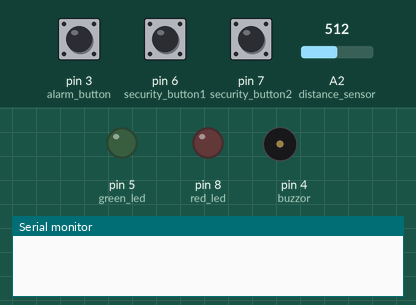
A sketch run on a simulated Arduino Uno, built with avr-gcc and run on an emulated ATmega328P. On the bench: output pins drawn as LEDs (lit = HIGH), buzzer (waves = sounding), the last lines printed to the serial monitor. The inputs (shaded band) are chosen by the test bench; at power-on: pin 3 (alarm_button) LOW, pin 6 (security_button1) LOW, pin 7 (security_button2) LOW, A2 (distance_sensor) = 512.

Above: at 1.2 s.
1.3 s: pin 3 (alarm_button) pulled HIGH for 0.25 s
At 2.9 s:
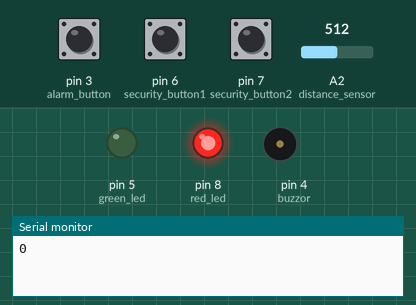
4.8 s: pin 6 (security_button1) pulled HIGH for 1 s
At 18.3 s:
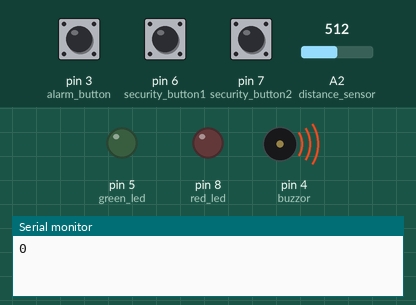
Timing chart, 0 to 24.5 s (numbered marks = the images above; inputs shaded):
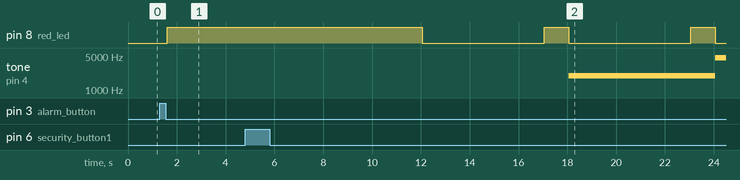

The sketch:

alarm_system.ino
```cpp
const int distance_sensor = A2;
const int buzzor = 4;
const int green_led = 5;
const int red_led = 8;

const int alarm_button = 3;
const int security_button1 = 6;
const int security_button2 = 7;

  int button_on = LOW;
  int sound_signal = 0;
  int sound_delay = 1000;
  int distance = 0;
  int scaled_dist = 0;
  bool alert_mode = false;

//Alarm loudness
  const int ALERT = 3000;
  const int ALERT2 = 1000;
  const int BEEP = 5000;

//Hold button variables
int current;         // Current state of the button
long millis_held;    // How long the button was held (milliseconds)
long secs_held;      // How long the button was held (seconds)
long prev_secs_held; // How long the button was held in the previous check
int previous = LOW;
unsigned long first_time; // how long since the button was first pressed

  int alarm_button_state = 0;
  int security_button1_state = 0;
  int security_button2_state = 0;
  const int BUTTON_DELAY = 5000;          //Time allowed between button presses

String current_password = "00000";

int compute_alarm_sound_frequency()
{
    return ALERT + floor(2000*sin(millis()));
}

// Stop the alarm
void stop_alarm(){
  sound_signal = 0;
  noTone(buzzor);
}

// Sound the alarm
void sound_alarm(int volume, int delay_length = 0){
  sound_signal = volume;
  tone(buzzor, sound_signal);
  if(delay_length > 0){
    delay(delay_length);
    stop_alarm();
  }
}

// This function will listen for 3 consecutive clicks from the alarm button.
// It will prompt password change if that happens
bool listen_alarm_button()
{
  int counter = 0;
  unsigned long start_time = 0;
  unsigned long current_time = 0;
  unsigned long delta_time = 0;
  for(int i = 0 ; i < 2 ; i++)
  {
    start_time = millis();
    current_time = start_time;
    delta_time = 0;
    security_button1_state = digitalRead(3);
    int original_button_state = alarm_button_state;

    while(delta_time < 500 && alarm_button_state == original_button_state)
    {
      alarm_button_state = digitalRead(3);
      current_time = millis();
      delta_time = current_time - start_time;
    }

    if (alarm_button_state != original_button_state) // When button is clicked
    {
      counter++;
    }
    else
    {
      return false;
    }
    delay(250);
  }
  return true;
}

// This function will listen for and read 5 clicks from the security buttons.
// It returns a string of which buttons were pressed: 0 for security_button1, 1 for security_button2
// Note: This function might need to be modified based on how button clicks are actually registered
String listen_security_buttons()
{
  String clicks = "";
  unsigned long start_time = 0;
  unsigned long current_time = 0;
  unsigned long delta_time = 0;
  for(int i = 0 ; i < 5 ; i++)
  {
    start_time = millis();
    current_time = start_time;
    delta_time = 0;
    security_button1_state = digitalRead(6);
    security_button2_state = digitalRead(7);
    int original_button1_state = security_button1_state;
    int original_button2_state = security_button2_state;

    while(delta_time < BUTTON_DELAY && security_button1_state == original_button1_state && security_button2_state == original_button2_state)
    {
      security_button1_state = digitalRead(6);
      security_button2_state = digitalRead(7);
      current_time = millis();
      delta_time = current_time - start_time;
    }

    if (security_button1_state != original_button1_state) // When button1 is clicked.
    {
      clicks += "0";
    }
    else if (security_button2_state != original_button2_state) // When button 2 is clicked
    {
      clicks += "1";
    }
    else
    {
      digitalWrite(red_led, HIGH);
      delay(1000);
      digitalWrite(red_led, LOW);
      return clicks;
    }
    delay(250);
  }
  return clicks;
}

// This function is used to confirm the old password. It should be used by the change_password function.
// Returns true if the old password is correct; false otherwise.
// It should be the job of the change_password function to sound the alarm if needed.
bool confirm_old_password()
{
  const int MAX_ATTEMPTS = 3;

  String old_password_confirm;
  for(int i = 0 ; i < MAX_ATTEMPTS ; i++)
  {
    old_password_confirm = listen_security_buttons();
    if (old_password_confirm == "")
    {
      return false; // No button is pressed within 5 seconds
    }
    if (old_password_confirm == current_password)
    {
      return true; // Successful input of old password
    }
  }
  return false; // Incorrect password inputted MAX_ATTEMPTS number of times
}


// This function will read a few sets of 5 clicks, separated by beeps to change the password.
// Note: The code might need to be modified, based on how button clicks are actually registered.
// A description of the function and what it does:
//
// The user can click and hold the "ON" button to change the password
// After the user clicks and holds the ON button, 3-5 sets of 5 clicks will be registered
// with the arduino. The ON button is the only button that looks like the two security buttons, but
// are not the two security buttons. (Hopefully this description is enough?)
//
// The first 5 clicks will be the old password.
//    If the user sucessfully enters the old password, then one beep will sound.
//    If the user does not, then two beeps will sound and the user will have to enter the password again.
//        If the user fails MAX_ATTEMPTS times, then the change_password function will quit.
//        IF_TIME_PERMITS: We can cause a delay of 1 min before the user can try changing the time again.
//
// Assuming now that the user has entered the old password correctly,
//    The next 5 clicks will be the new password. There will be a beep after these 5 clicks to tell the
//      user that the new password has been successfully read.
//    Finally, the next 5 clicks after that will confirm the new password.
//        If the new_password inputted the first time and the new_password inputted the second time are not the same,
//          then, quit the change_password function, and beep twice to show that something failed.
//        Else: Beep once to show that the new password has been set to the new one
void change_password()
{
  digitalWrite(green_led, HIGH);
  digitalWrite(red_led, HIGH);
  // If this function is being called, then it is assumed that the user has pressed and held the ON button for at least (3?) seconds
  if ( confirm_old_password() )
  {
    // Blink twice to signal that the user has inputted the old password correctly.
    digitalWrite(green_led, HIGH);
    delay(100);
    digitalWrite(green_led, LOW);
    delay(100);
    digitalWrite(green_led, HIGH);
    delay(100);
    digitalWrite(green_led, LOW);

    String new_password = listen_security_buttons(); // The new password is inputted
    if(new_password.length() < 5){
      sound_alarm(BEEP,200);
      sound_alarm(BEEP,200);
      sound_alarm(BEEP,200);
    }
    // Beep once to signal that the new password has been read.
    sound_alarm(BEEP,2000);

    // Confirm that the user has inputted the right password
    String confirm_new_password = listen_security_buttons();
    if (new_password == confirm_new_password)
    {
      // Change the current password.
      // Note: We need to make sure that this next line is actually changing the current password
      //       and not just doing it by value and then discarding it.
      current_password = new_password;

      // Beep twice to signal to the user that the new password has been inputted successfully
      sound_alarm(BEEP,200);
      sound_alarm(BEEP,200);
    }
    else
    {
      //      Beep twice to signal that the new password has not been confirmed, and that the
      //      change_password function has temininated. Although it is is possible to ask the
      //      user again for the new password and its confirmation, I feel that this would create
      //      too many beeps and then confuse the user.
      //      If you are in this branch, then that means that the user has not successfully confirmed the new password
      sound_alarm(BEEP,200);
      sound_alarm(BEEP,200);
    }

  }
  else
  {
    // TODO: IF TIME: If you are in this branch, then that means that the user has inputted the password incorrectly
    //                MAX_ATTEMPTS number of times. (This is a constant int set to 3 inside the confirm_old_password
    //                function. In this case, we may want to sound the alarm here.
    sound_alarm(ALERT);
    while(sound_signal > 0) // Alarm active
    {
      sound_alarm(ALERT);
      sound_alarm(ALERT2);
      if(confirm_old_password())
        stop_alarm();
    }
  }
}

int convert_gp2d120_range(int distance) {
  return (2914 / (distance + 5)) - 1;
}

void setup()
{
  // put your setup code here, to run once:
  Serial.begin(9600);

  pinMode(buzzor, OUTPUT);
  pinMode(green_led, OUTPUT);
  pinMode(red_led, OUTPUT);

  pinMode(alarm_button, INPUT);
  pinMode(security_button1, INPUT);
  pinMode(security_button2, INPUT);

  first_time = 0;
}

void loop()
{
  // put your main code here, to run repeatedly:
  distance = analogRead(distance_sensor);
  button_on = digitalRead(alarm_button);
  scaled_dist = convert_gp2d120_range(distance);  // Calculates the scaled value

  //Serial.println(second_dist);
  delay(200);
  //Serial.println(scaled_dist);

  // if the button state changes to pressed, remember the start time
  //if (button_on == HIGH && previous == LOW && (millis() - first_time) > 200) {
  //  first_time = millis();
  //}

  //millis_held = (millis() - first_time);
  //secs_held = millis_held / 1000;

  //If the buttonstate changes
  if (button_on == HIGH)
  {
    digitalWrite(red_led, HIGH);  // Turn red LED on
    Serial.println(alert_mode);
    if(alert_mode)
    {
      digitalWrite(red_led, LOW);  // Turn red off
      delay(2000);
      change_password();
//      Serial.println("change_password finished");
    }
    else
    {
        alert_mode = true;
        delay(500);
    }
  }

  //Serial.println(millis_held);

  // If the security system is active, sense distance
  if (alert_mode && scaled_dist > 1 && scaled_dist < 20)         // Distance has been sensed
  {
    // Enter password within 5 seconds or the alarm rings
    if(!confirm_old_password()) { // Password is entered incorrectly
      tone(buzzor,compute_alarm_sound_frequency());
      while(true) // Alarm active
      {
        tone(buzzor,compute_alarm_sound_frequency());
        if(confirm_old_password()){
          stop_alarm();
          break;
        }
      }
    }
  }
  previous = button_on;
  //prev_secs_held = secs_held;
/*
  if (button_on == HIGH)       // Check if button is pressed
  {

    if (convert_gp2d120_range(distance) > 0)         // Distance has been sensed
    {
      digitalWrite(green_led, HIGH);  // Turn LED on
      delay(sound_delay);
      tone(buzzor, sound_signal);     // Sound alarm
    }
  }
  else{
    digitalWrite(green_led, LOW);   // Turn LED off
  }
*/
}
```

Measured:
- after the input at 1.3 s, pin 8 (red_led): LOW → HIGH after 0.30 s
